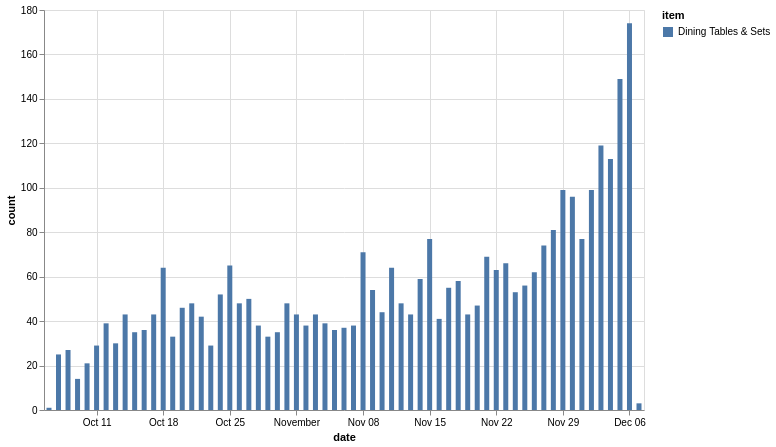

Source (Vega-Lite JSON):
### Vega-Lite specification from a JSON file in a GitHub repository (floating-point values rounded to 4 significant figures)
{"config": {"view": {"continuousWidth": 400, "continuousHeight": 300}}, "data": {"name": "data-5533a9eeb85d9f058d13201cf9ce620c"}, "mark": "bar", "encoding": {"color": {"type": "nominal", "field": "item"}, "x": {"type": "temporal", "field": "date"}, "y": {"type": "quantitative", "field": "count"}}, "height": 400, "width": 600, "$schema": "https://vega.github.io/schema/vega-lite/v4.8.1.json", "datasets": {"data-5533a9eeb85d9f058d13201cf9ce620c": [{"item": "Dining Tables & Sets", "date": "2020-10-06", "count": 1}, {"item": "Dining Tables & Sets", "date": "2020-10-07", "count": 25}, {"item": "Dining Tables & Sets", "date": "2020-10-08", "count": 27}, {"item": "Dining Tables & Sets", "date": "2020-10-09", "count": 14}, {"item": "Dining Tables & Sets", "date": "2020-10-10", "count": 21}, {"item": "Dining Tables & Sets", "date": "2020-10-11", "count": 29}, {"item": "Dining Tables & Sets", "date": "2020-10-12", "count": 39}, {"item": "Dining Tables & Sets", "date": "2020-10-13", "count": 30}, {"item": "Dining Tables & Sets", "date": "2020-10-14", "count": 43}, {"item": "Dining Tables & Sets", "date": "2020-10-15", "count": 35}, {"item": "Dining Tables & Sets", "date": "2020-10-16", "count": 36}, {"item": "Dining Tables & Sets", "date": "2020-10-17", "count": 43}, {"item": "Dining Tables & Sets", "date": "2020-10-18", "count": 64}, {"item": "Dining Tables & Sets", "date": "2020-10-19", "count": 33}, {"item": "Dining Tables & Sets", "date": "2020-10-20", "count": 46}, {"item": "Dining Tables & Sets", "date": "2020-10-21", "count": 48}, {"item": "Dining Tables & Sets", "date": "2020-10-22", "count": 42}, {"item": "Dining Tables & Sets", "date": "2020-10-23", "count": 29}, {"item": "Dining Tables & Sets", "date": "2020-10-24", "count": 52}, {"item": "Dining Tables & Sets", "date": "2020-10-25", "count": 65}, {"item": "Dining Tables & Sets", "date": "2020-10-26", "count": 48}, {"item": "Dining Tables & Sets", "date": "2020-10-27", "count": 50}, {"item": "Dining Tables & Sets", "date": "2020-10-28", "count": 38}, {"item": "Dining Tables & Sets", "date": "2020-10-29", "count": 33}, {"item": "Dining Tables & Sets", "date": "2020-10-30", "count": 35}, {"item": "Dining Tables & Sets", "date": "2020-10-31", "count": 48}, {"item": "Dining Tables & Sets", "date": "2020-11-01", "count": 43}, {"item": "Dining Tables & Sets", "date": "2020-11-02", "count": 38}, {"item": "Dining Tables & Sets", "date": "2020-11-03", "count": 43}, {"item": "Dining Tables & Sets", "date": "2020-11-04", "count": 39}, {"item": "Dining Tables & Sets", "date": "2020-11-05", "count": 36}, {"item": "Dining Tables & Sets", "date": "2020-11-06", "count": 37}, {"item": "Dining Tables & Sets", "date": "2020-11-07", "count": 38}, {"item": "Dining Tables & Sets", "date": "2020-11-08", "count": 71}, {"item": "Dining Tables & Sets", "date": "2020-11-09", "count": 54}, {"item": "Dining Tables & Sets", "date": "2020-11-10", "count": 44}, {"item": "Dining Tables & Sets", "date": "2020-11-11", "count": 64}, {"item": "Dining Tables & Sets", "date": "2020-11-12", "count": 48}, {"item": "Dining Tables & Sets", "date": "2020-11-13", "count": 43}, {"item": "Dining Tables & Sets", "date": "2020-11-14", "count": 59}, {"item": "Dining Tables & Sets", "date": "2020-11-15", "count": 77}, {"item": "Dining Tables & Sets", "date": "2020-11-16", "count": 41}, {"item": "Dining Tables & Sets", "date": "2020-11-17", "count": 55}, {"item": "Dining Tables & Sets", "date": "2020-11-18", "count": 58}, {"item": "Dining Tables & Sets", "date": "2020-11-19", "count": 43}, {"item": "Dining Tables & Sets", "date": "2020-11-20", "count": 47}, {"item": "Dining Tables & Sets", "date": "2020-11-21", "count": 69}, {"item": "Dining Tables & Sets", "date": "2020-11-22", "count": 63}, {"item": "Dining Tables & Sets", "date": "2020-11-23", "count": 66}, {"item": "Dining Tables & Sets", "date": "2020-11-24", "count": 53}, {"item": "Dining Tables & Sets", "date": "2020-11-25", "count": 56}, {"item": "Dining Tables & Sets", "date": "2020-11-26", "count": 62}, {"item": "Dining Tables & Sets", "date": "2020-11-27", "count": 74}, {"item": "Dining Tables & Sets", "date": "2020-11-28", "count": 81}, {"item": "Dining Tables & Sets", "date": "2020-11-29", "count": 99}, {"item": "Dining Tables & Sets", "date": "2020-11-30", "count": 96}, {"item": "Dining Tables & Sets", "date": "2020-12-01", "count": 77}, {"item": "Dining Tables & Sets", "date": "2020-12-02", "count": 99}, {"item": "Dining Tables & Sets", "date": "2020-12-03", "count": 119}, {"item": "Dining Tables & Sets", "date": "2020-12-04", "count": 113}, {"item": "Dining Tables & Sets", "date": "2020-12-05", "count": 149}, {"item": "Dining Tables & Sets", "date": "2020-12-06", "count": 174}, {"item": "Dining Tables & Sets", "date": "2020-12-07", "count": 3}]}}
